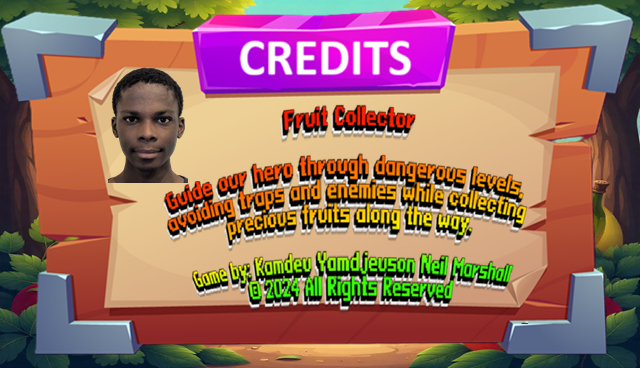

Rendered tile map (Tiled .tmx) drawn with the repository's tilesets; below, a short description and the full map source, tile grids included:
An orthogonal 40x23 tile map with 16x16 px tiles, 1 tile layer (Background), 4 tilesets and 2 objects (2x Touchable).

<map version="1.10" tiledversion="1.11.2" orientation="orthogonal" renderorder="right-down" width="40" height="23" tilewidth="16" tileheight="16" infinite="0" nextlayerid="5" nextobjectid="68">
 <tileset firstgid="1" source="pixel adventure.tsx" />
 <tileset firstgid="243" source="MainMenu.tsx" />
 <tileset firstgid="1163" source="Credits.tsx" />
 <tileset firstgid="2083" source="pixel adventure.tsx" />
 <objectgroup id="3" name="SpawnPoints">
  <object id="66" name="Home" type="Touchable" x="0" y="0" width="48" height="48" />
  <object id="67" name="Exit" type="Touchable" x="592" y="0" width="48" height="48" />
 </objectgroup>
 <layer id="1" name="Background" width="40" height="23">
  <properties>
   <property name="BackgroundColor" value="Blue" />
  </properties>
  <data encoding="csv">
1163,1164,1165,1166,1167,1168,1169,1170,1171,1172,1173,1174,1175,1176,1177,1178,1179,1180,1181,1182,1183,1184,1185,1186,1187,1188,1189,1190,1191,1192,1193,1194,1195,1196,1197,1198,1199,1200,1201,1202,
1203,1204,1205,1206,1207,1208,1209,1210,1211,1212,1213,1214,1215,1216,1217,1218,1219,1220,1221,1222,1223,1224,1225,1226,1227,1228,1229,1230,1231,1232,1233,1234,1235,1236,1237,1238,1239,1240,1241,1242,
1243,1244,1245,1246,1247,1248,1249,1250,1251,1252,1253,1254,1255,1256,1257,1258,1259,1260,1261,1262,1263,1264,1265,1266,1267,1268,1269,1270,1271,1272,1273,1274,1275,1276,1277,1278,1279,1280,1281,1282,
1283,1284,1285,1286,1287,1288,1289,1290,1291,1292,1293,1294,1295,1296,1297,1298,1299,1300,1301,1302,1303,1304,1305,1306,1307,1308,1309,1310,1311,1312,1313,1314,1315,1316,1317,1318,1319,1320,1321,1322,
1323,1324,1325,1326,1327,1328,1329,1330,1331,1332,1333,1334,1335,1336,1337,1338,1339,1340,1341,1342,1343,1344,1345,1346,1347,1348,1349,1350,1351,1352,1353,1354,1355,1356,1357,1358,1359,1360,1361,1362,
1363,1364,1365,1366,1367,1368,1369,1370,1371,1372,1373,1374,1375,1376,1377,1378,1379,1380,1381,1382,1383,1384,1385,1386,1387,1388,1389,1390,1391,1392,1393,1394,1395,1396,1397,1398,1399,1400,1401,1402,
1403,1404,1405,1406,1407,1408,1409,1410,1411,1412,1413,1414,1415,1416,1417,1418,1419,1420,1421,1422,1423,1424,1425,1426,1427,1428,1429,1430,1431,1432,1433,1434,1435,1436,1437,1438,1439,1440,1441,1442,
1443,1444,1445,1446,1447,1448,1449,1450,1451,1452,1453,1454,1455,1456,1457,1458,1459,1460,1461,1462,1463,1464,1465,1466,1467,1468,1469,1470,1471,1472,1473,1474,1475,1476,1477,1478,1479,1480,1481,1482,
1483,1484,1485,1486,1487,1488,1489,1490,1491,1492,1493,1494,1495,1496,1497,1498,1499,1500,1501,1502,1503,1504,1505,1506,1507,1508,1509,1510,1511,1512,1513,1514,1515,1516,1517,1518,1519,1520,1521,1522,
1523,1524,1525,1526,1527,1528,1529,1530,1531,1532,1533,1534,1535,1536,1537,1538,1539,1540,1541,1542,1543,1544,1545,1546,1547,1548,1549,1550,1551,1552,1553,1554,1555,1556,1557,1558,1559,1560,1561,1562,
1563,1564,1565,1566,1567,1568,1569,1570,1571,1572,1573,1574,1575,1576,1577,1578,1579,1580,1581,1582,1583,1584,1585,1586,1587,1588,1589,1590,1591,1592,1593,1594,1595,1596,1597,1598,1599,1600,1601,1602,
1603,1604,1605,1606,1607,1608,1609,1610,1611,1612,1613,1614,1615,1616,1617,1618,1619,1620,1621,1622,1623,1624,1625,1626,1627,1628,1629,1630,1631,1632,1633,1634,1635,1636,1637,1638,1639,1640,1641,1642,
1643,1644,1645,1646,1647,1648,1649,1650,1651,1652,1653,1654,1655,1656,1657,1658,1659,1660,1661,1662,1663,1664,1665,1666,1667,1668,1669,1670,1671,1672,1673,1674,1675,1676,1677,1678,1679,1680,1681,1682,
1683,1684,1685,1686,1687,1688,1689,1690,1691,1692,1693,1694,1695,1696,1697,1698,1699,1700,1701,1702,1703,1704,1705,1706,1707,1708,1709,1710,1711,1712,1713,1714,1715,1716,1717,1718,1719,1720,1721,1722,
1723,1724,1725,1726,1727,1728,1729,1730,1731,1732,1733,1734,1735,1736,1737,1738,1739,1740,1741,1742,1743,1744,1745,1746,1747,1748,1749,1750,1751,1752,1753,1754,1755,1756,1757,1758,1759,1760,1761,1762,
1763,1764,1765,1766,1767,1768,1769,1770,1771,1772,1773,1774,1775,1776,1777,1778,1779,1780,1781,1782,1783,1784,1785,1786,1787,1788,1789,1790,1791,1792,1793,1794,1795,1796,1797,1798,1799,1800,1801,1802,
1803,1804,1805,1806,1807,1808,1809,1810,1811,1812,1813,1814,1815,1816,1817,1818,1819,1820,1821,1822,1823,1824,1825,1826,1827,1828,1829,1830,1831,1832,1833,1834,1835,1836,1837,1838,1839,1840,1841,1842,
1843,1844,1845,1846,1847,1848,1849,1850,1851,1852,1853,1854,1855,1856,1857,1858,1859,1860,1861,1862,1863,1864,1865,1866,1867,1868,1869,1870,1871,1872,1873,1874,1875,1876,1877,1878,1879,1880,1881,1882,
1883,1884,1885,1886,1887,1888,1889,1890,1891,1892,1893,1894,1895,1896,1897,1898,1899,1900,1901,1902,1903,1904,1905,1906,1907,1908,1909,1910,1911,1912,1913,1914,1915,1916,1917,1918,1919,1920,1921,1922,
1923,1924,1925,1926,1927,1928,1929,1930,1931,1932,1933,1934,1935,1936,1937,1938,1939,1940,1941,1942,1943,1944,1945,1946,1947,1948,1949,1950,1951,1952,1953,1954,1955,1956,1957,1958,1959,1960,1961,1962,
1963,1964,1965,1966,1967,1968,1969,1970,1971,1972,1973,1974,1975,1976,1977,1978,1979,1980,1981,1982,1983,1984,1985,1986,1987,1988,1989,1990,1991,1992,1993,1994,1995,1996,1997,1998,1999,2000,2001,2002,
2003,2004,2005,2006,2007,2008,2009,2010,2011,2012,2013,2014,2015,2016,2017,2018,2019,2020,2021,2022,2023,2024,2025,2026,2027,2028,2029,2030,2031,2032,2033,2034,2035,2036,2037,2038,2039,2040,2041,2042,
2043,2044,2045,2046,2047,2048,2049,2050,2051,2052,2053,2054,2055,2056,2057,2058,2059,2060,2061,2062,2063,2064,2065,2066,2067,2068,2069,2070,2071,2072,2073,2074,2075,2076,2077,2078,2079,2080,2081,2082
</data>
 </layer>
</map>
